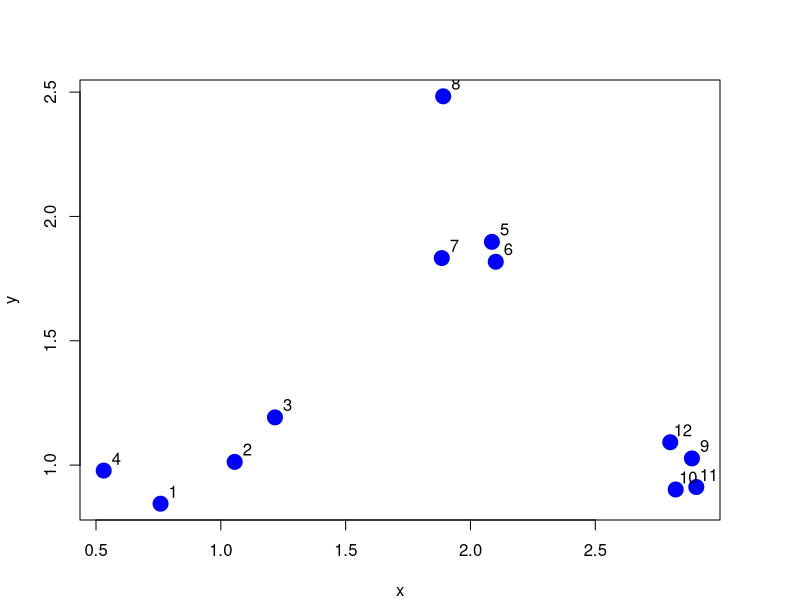
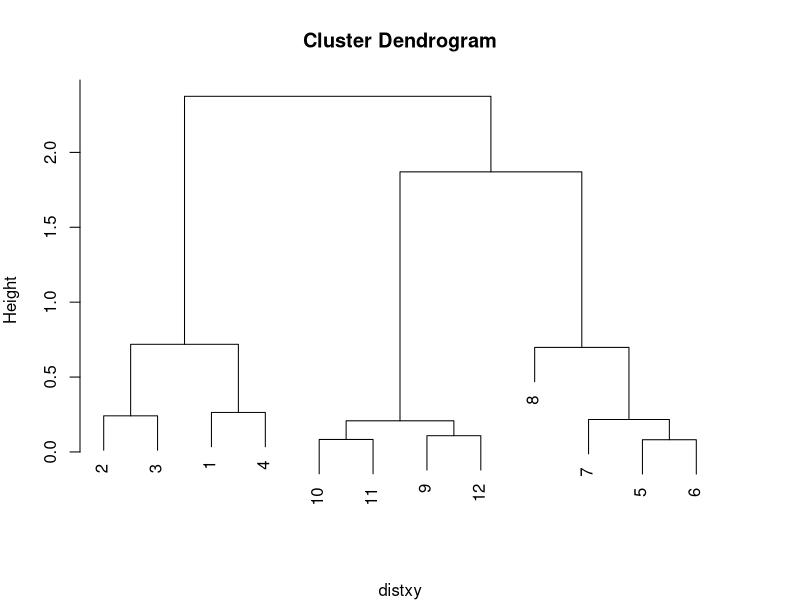
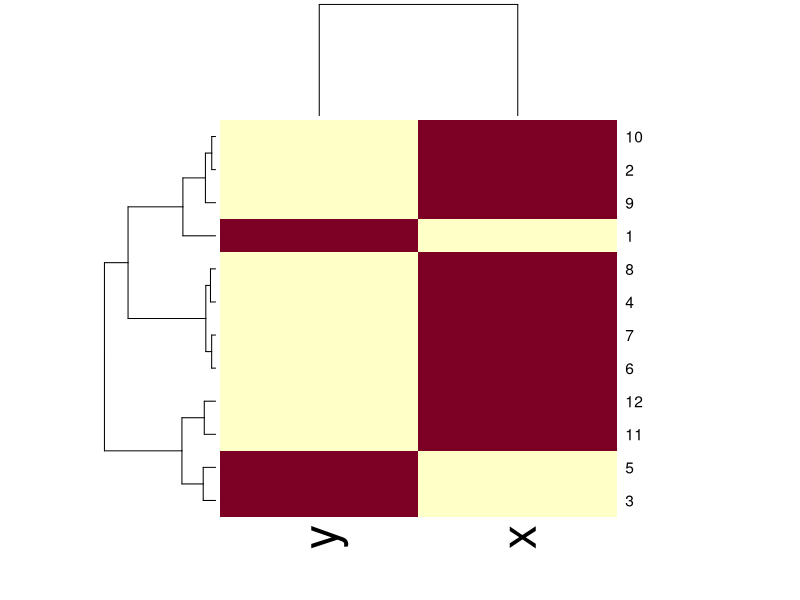
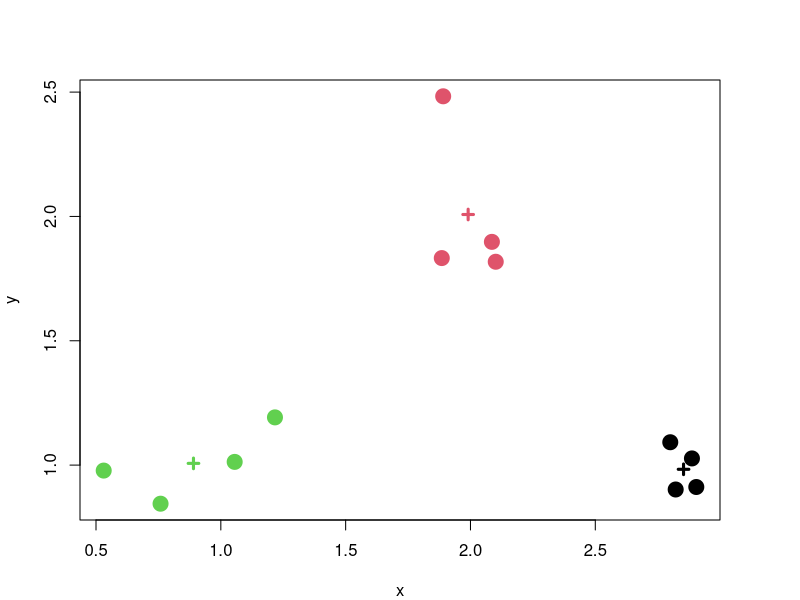
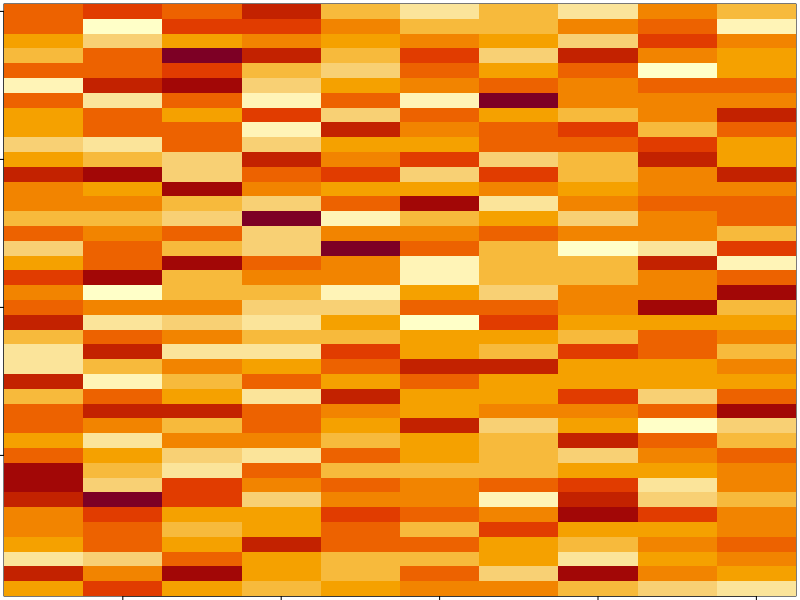
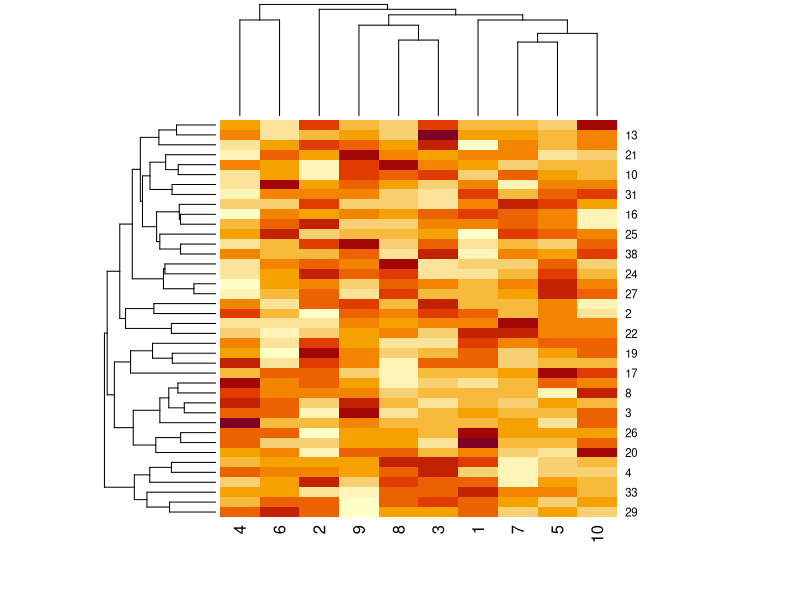

Here is the R script that generated these plots, in order:
# Hierarchical clustering - example
# set the seed to ensure reproducibility
set.seed(1234)
par(mar = c(4,4,4,4))
x <- rnorm(12, mean = rep(1:3, each = 4), sd = 0.2)
y <- rnorm(12, mean = rep(c(1,2,1), each = 4), sd = 0.2)
plot(x,y, col = "blue", pch = 19, cex = 2)
text(x + 0.05, y + 0.05, labels = as.character(1:12))

# Run the hierarchical clustering algorithm
# First, calculate the pairwise distances between all the different points
dataFrame <- data.frame(x = x, y = y)
# dist() defaults to euclidean
distxy <- dist(dataFrame)

hClustering <- hclust(distxy)
# create the dendogram to see how the points are merged together
plot(hClustering)

# use heatmap() for visualizing matrix data (large matrix / table) to look at the data in an organized (clustered) way
set.seed(143)
dataMatrix <- as.matrix(dataFrame)[sample(1:12),]
heatmap(dataMatrix)

# Run k-means clustering
# First, calculate the pairwise distances between all the different points
dataFrame <- data.frame(x, y)
# Run k-means with a specific number of centers
kmeansObj <- kmeans(dataFrame, centers = 3)
names(kmeansObj)
kmeansObj$cluster
kmeansObj$centers

# you can plot the result of k-means
par(mar = rep(4, 4))
plot(x, y, col = kmeansObj$cluster, pch = 19, cex = 2)
points(kmeansObj$centers, col = 1:3, pch = 3, lwd = 3)

# you can also use heatmap()

# Dimension Reduction
# Create a noisy, random matrix
set.seed(12345)
par(mar = rep(0.2, 4))
dataMatrix <- matrix(rnorm(400), nrow = 40)
image(1:10, 1:40, t(dataMatrix)[,nrow(dataMatrix):1])

# We can then run a hierarchical analysis on the rows
par(mar = rep(0.2, 4))
# You can see cluster analysis, no real interesting pattern
heatmap(dataMatrix)

# So, we add a pattern to the dataset
set.seed(678910)
# loop through rows, on a random row, if the coin is a 1, apply a pattern
for (i in 1:40) {
  # flip a coin
  coinFlip <- rbinom(1, size = 1, prob = 0.5)
  # if coin is heads, add a common pattern to that row
  if (coinFlip) {
    dataMatrix[i, ] <- dataMatrix[i, ] + rep(c(0,3), each = 5)
  }
}

# repeat the heatmap